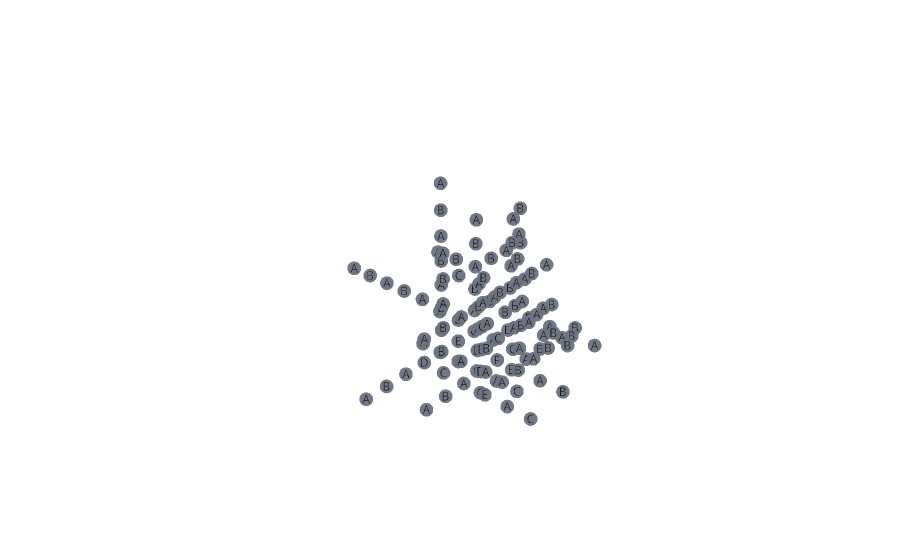

Write notebook code for a chart like this one.
### Markdown cell above
## 3D view

### Code cell
plot_board_3d(board=boards[-1])

### Figure 1 — Plotly figure (JSON) as saved in the notebook; plotly's stock layout.template omitted (floating-point values rounded to 4 significant figures; data arrays with more than 128 entries replaced by an {"elided": "..."} marker saying what was removed)
{"data": [{"customdata": {"elided": "113x3 int values"}, "hovertemplate": "coord=%{customdata}<br>symbol=%{text}<extra></extra>", "marker": {"color": ["#6b7280", "#6b7280", "#6b7280", "#6b7280", "#6b7280", "#6b7280", "#6b7280", "#6b7280", "#6b7280", "#6b7280", "#6b7280", "#6b7280", "#6b7280", "#6b7280", "#6b7280", "#6b7280", "#6b7280", "#6b7280", "#6b7280", "#6b7280", "#6b7280", "#6b7280", "#6b7280", "#6b7280", "#6b7280", "#6b7280", "#6b7280", "#6b7280", "#6b7280", "#6b7280", "#6b7280", "#6b7280", "#6b7280", "#6b7280", "#6b7280", "#6b7280", "#6b7280", "#6b7280", "#6b7280", "#6b7280", "#6b7280", "#6b7280", "#6b7280", "#6b7280", "#6b7280", "#6b7280", "#6b7280", "#6b7280", "#6b7280", "#6b7280", "#6b7280", "#6b7280", "#6b7280", "#6b7280", "#6b7280", "#6b7280", "#6b7280", "#6b7280", "#6b7280", "#6b7280", "#6b7280", "#6b7280", "#6b7280", "#6b7280", "#6b7280", "#6b7280", "#6b7280", "#6b7280", "#6b7280", "#6b7280", "#6b7280", "#6b7280", "#6b7280", "#6b7280", "#6b7280", "#6b7280", "#6b7280", "#6b7280", "#6b7280", "#6b7280", "#6b7280", "#6b7280", "#6b7280", "#6b7280", "#6b7280", "#6b7280", "#6b7280", "#6b7280", "#6b7280", "#6b7280", "#6b7280", "#6b7280", "#6b7280", "#6b7280", "#6b7280", "#6b7280", "#6b7280", "#6b7280", "#6b7280", "#6b7280", "#6b7280", "#6b7280", "#6b7280", "#6b7280", "#6b7280", "#6b7280", "#6b7280", "#6b7280", "#6b7280", "#6b7280", "#6b7280", "#6b7280", "#6b7280"], "opacity": 0.95, "size": 8}, "mode": "markers+text", "showlegend": false, "text": ["A", "B", "A", "B", "A", "A", "A", "A", "B", "A", "B", "A", "B", "A", "D", "B", "C", "B", "A", "B", "A", "B", "A", "A", "E", "B", "C", "C", "A", "B", "A", "B", "A", "B", "B", "A", "B", "A", "C", "B", "A", "B", "A", "A", "A", "C", "B", "A", "B", "A", "A", "A", "B", "B", "A", "B", "A", "A", "A", "B", "A", "C", "D", "B", "C", "A", "B", "A", "F", "C", "B", "B", "C", "A", "B", "A", "B", "A", "B", "A", "B", "B", "B", "A", "A", "E", "A", "B", "A", "A", "B", "C", "B", "A", "B", "A", "A", "A", "B", "A", "B", "A", "B", "A", "A", "A", "A", "B", "C", "B", "B", "B", "A"], "textfont": {"color": "#15181d", "size": 12}, "textposition": "middle center", "type": "scatter3d", "x": [-8, -7, -6, -5, -5, -5, -4, -4, -4, -4, -4, -3, -3, -3, -3, -3, -3, -3, -3, -3, -3, -3, -3, -3, -3, -3, -3, -3, -3, -3, -3, -3, -3, -3, -3, -3, -3, -2, -2, -2, -2, -2, -2, -2, -2, -2, -2, -2, -2, -2, -2, -2, -2, -2, -2, -2, -2, -2, -1, -1, -1, -1, -1, -1, -1, -1, -1, -1, -1, -1, -1, -1, -1, -1, -1, -1, -1, -1, -1, -1, -1, -1, -1, -1, -1, 0, 0, 0, 0, 0, 0, 0, 0, 0, 0, 0, 0, 0, 0, 0, 0, 0, 0, 1, 1, 1, 1, 1, 2, 2, 2, 2, 2], "y": [1, 1, 1, 1, 2, 3, 1, 1, 2, 2, 3, -3, -2, -1, 0, 1, 1, 1, 1, 1, 1, 1, 1, 2, 2, 2, 2, 3, 3, 3, 3, 3, 3, 4, 4, 5, 6, -1, 0, 0, 0, 0, 0, 1, 1, 2, 2, 2, 2, 2, 3, 3, 4, 4, 4, 4, 4, 5, -2, -1, 0, 1, 1, 1, 1, 1, 1, 2, 2, 2, 2, 3, 3, 3, 3, 3, 3, 3, 3, 4, 4, 4, 5, 5, 5, 0, 0, 0, 0, 1, 1, 2, 2, 2, 2, 2, 3, 3, 4, 4, 4, 5, 6, 0, 1, 2, 2, 4, 0, 1, 2, 2, 4], "z": [2, 2, 2, 2, -1, 3, 0, 2, -1, 1, 3, 0, 0, 0, 0, 0, 1, 2, 3, 4, 5, 6, 7, -1, 0, 1, 3, 0, 1, 2, 3, 4, 5, 1, 3, 3, 3, 2, 0, 2, 3, 4, 5, 0, 2, -1, 0, 1, 2, 3, 0, 2, 0, 2, 3, 4, 5, 2, 0, 0, 0, -1, 0, 1, 2, 3, 4, -1, 0, 1, 3, -1, 0, 1, 2, 3, 4, 5, 6, -1, 1, 3, -1, 1, 3, 0, 1, 2, 3, 0, 3, -1, 0, 1, 2, 3, 0, 2, 0, 1, 2, 0, 0, 0, 3, 0, 2, 1, 0, 3, 0, 2, 1]}], "layout": {"margin": {"b": 4, "l": 4, "r": 4, "t": 4}, "paper_bgcolor": "white", "plot_bgcolor": "white", "scene": {"aspectmode": "data", "camera": {"eye": {"x": 1.55, "y": -1.75, "z": 1.25}}, "xaxis": {"showbackground": false, "showgrid": false, "visible": false, "zeroline": false}, "yaxis": {"showbackground": false, "showgrid": false, "visible": false, "zeroline": false}, "zaxis": {"showbackground": false, "showgrid": false, "visible": false, "zeroline": false}}, "showlegend": false}}
